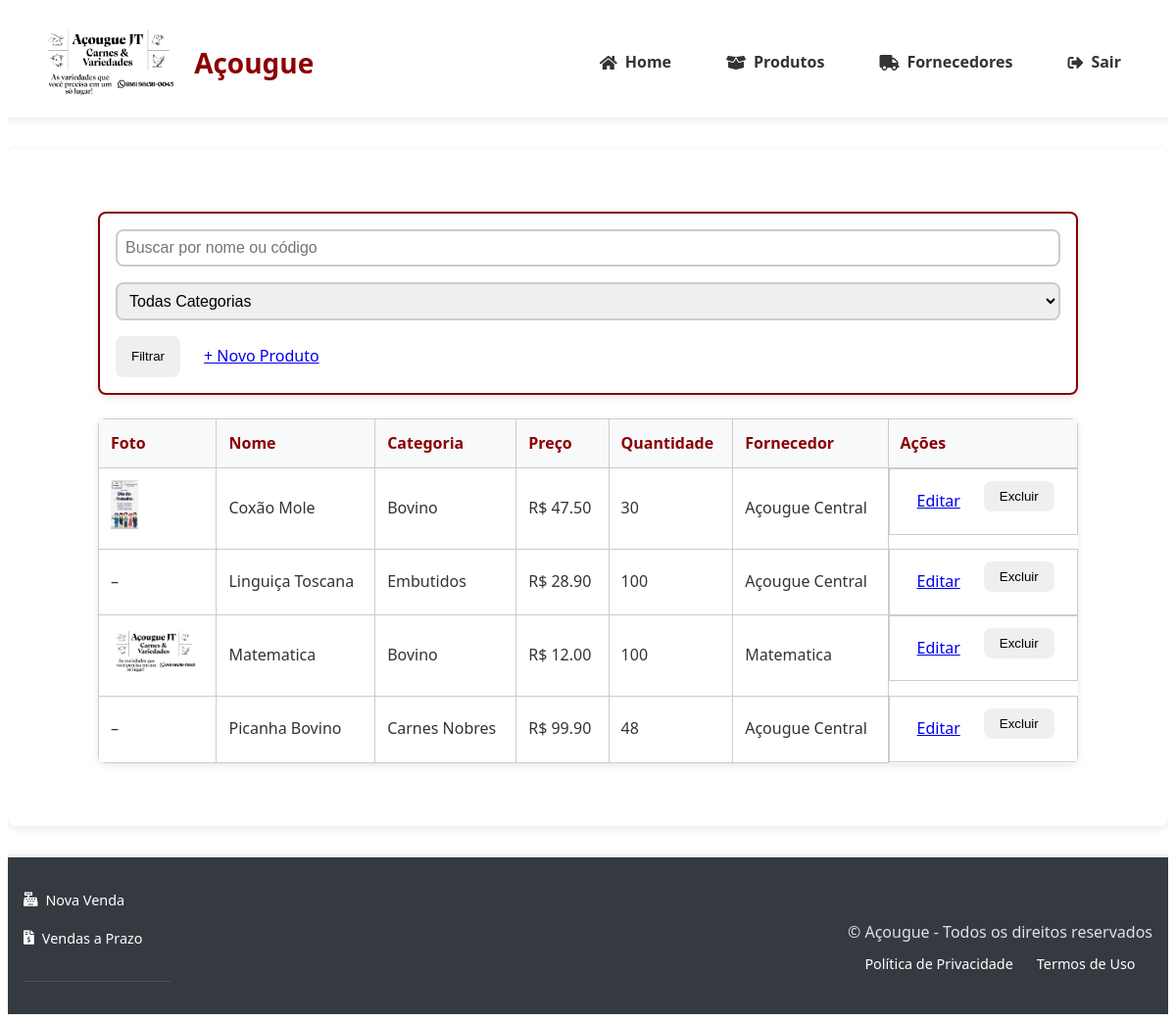
Page /produtos (signed in) on the earlier database version.
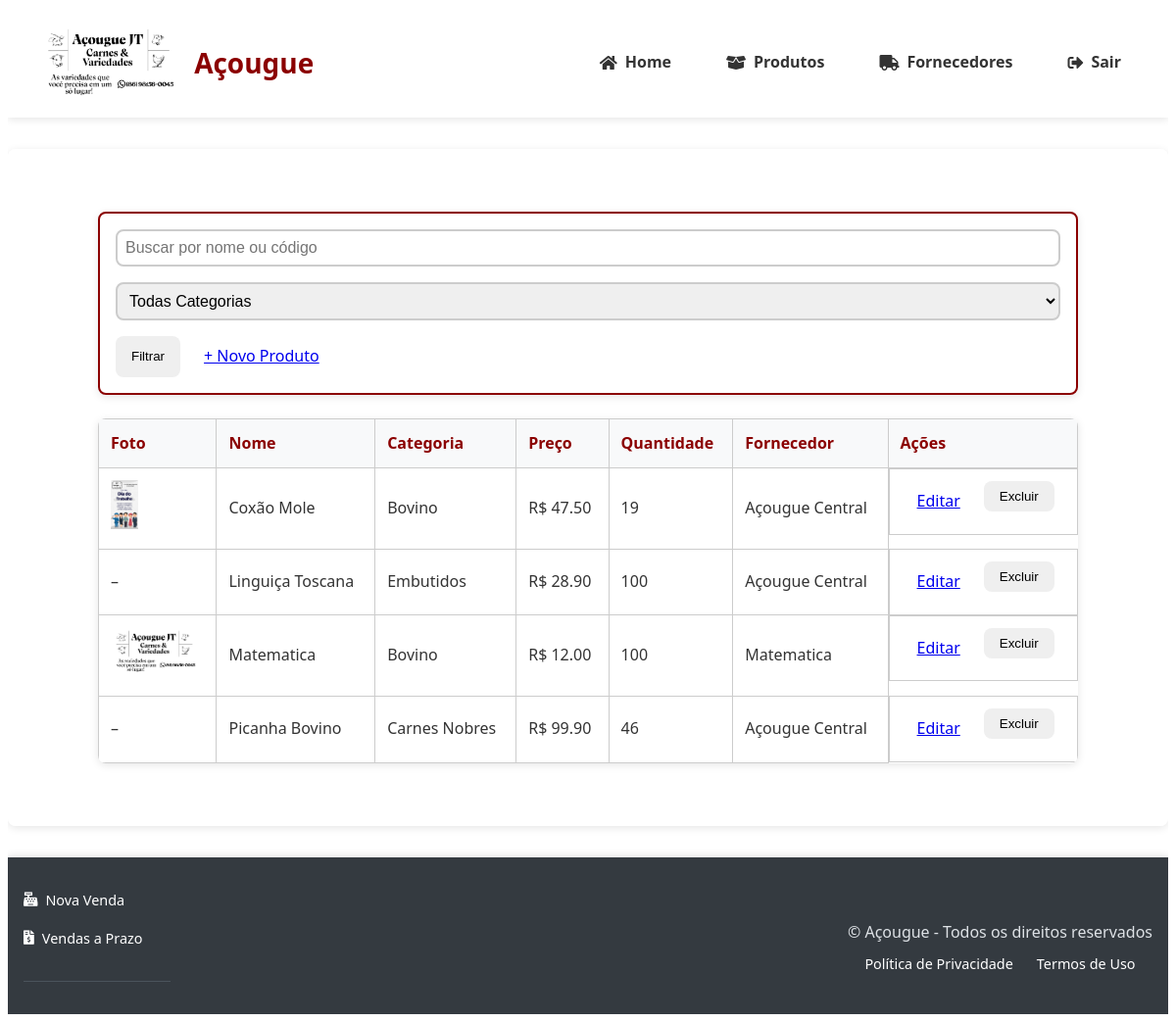
Same page on the later database version.
### tables this page shows
CREATE TABLE produtos (
                id INTEGER PRIMARY KEY AUTOINCREMENT,
                nome TEXT NOT NULL,
                descricao TEXT,
                categoria TEXT NOT NULL,
                preco DECIMAL(10,2) NOT NULL,
                quantidade INTEGER NOT NULL,
                estoque_minimo INTEGER DEFAULT 0,
                codigo_barras TEXT UNIQUE,
                foto TEXT,
                fornecedor_id INTEGER REFERENCES fornecedores(id) ON DELETE SET NULL,
                data_validade DATE,
                created_at TIMESTAMP DEFAULT CURRENT_TIMESTAMP,
                updated_at TIMESTAMP DEFAULT CURRENT_TIMESTAMP,
                tipo_venda TEXT NOT NULL DEFAULT 'unidade'
            );

CREATE TABLE fornecedores (
                id INTEGER PRIMARY KEY AUTOINCREMENT,
                nome TEXT NOT NULL,
                cnpj TEXT UNIQUE NOT NULL,
                contato TEXT NOT NULL,
                endereco TEXT
            );

### app.py (the view)
@app.route('/produtos')
@login_required
@role_required('gerente')
def listar_produtos():
    search = request.args.get('search', '')
    categoria = request.args.get('categoria', '')
    query = '''
        SELECT p.*, f.nome AS fornecedor
        FROM produtos AS p
        LEFT JOIN fornecedores AS f ON p.fornecedor_id = f.id
        WHERE 1=1
    '''
    params = []
    if search:
        query += " AND (p.nome LIKE ? OR p.codigo_barras = ?)"
        params.extend([f'%{search}%', search])
    if categoria:
        query += " AND p.categoria = ?"
        params.append(categoria)
    query += " ORDER BY p.nome"
    with get_db_connection() as conn:
        cursor = conn.cursor()
        cursor.execute(query, params)
        produtos = [dict(zip([column[0] for column in cursor.description], row))
                    for row in cursor.fetchall()]
    return render_template('produtos/listar.html',
                           produtos=produtos,
                           categorias=get_categorias())

### app.py (called while the page is built)
def get_categorias():
    with get_db_connection() as conn:
        cursor = conn.cursor()
        cursor.execute("SELECT DISTINCT categoria FROM produtos")
        return [row[0] for row in cursor.fetchall()]

@app.context_processor
def utility_processor():
    return {
        'format_currency': lambda value: f"R$ {value:,.2f}".replace(',', '_').replace('.', ',').replace('_', '.'),
        'now': datetime.now
    }

### banco_dados.py (called while the page is built)
@contextmanager
def get_db_connection():
    conn = sqlite3.connect('acougue.db')
    conn.row_factory = sqlite3.Row
    conn.execute("PRAGMA foreign_keys = ON")
    try:
        yield conn
    finally:
        conn.close()

### templates/produtos/listar.html (shortened to what this page needs)
{% extends 'base.html' %}
{% block content %}
<div class="dashboard-container">
    <div class="filters card" style="margin-bottom: 1.5rem;">
        <form method="GET" style="display: flex; flex-wrap: wrap; gap: 1rem; align-items: center;">
            <input class="form-control" type="text" name="search" placeholder="Buscar por nome ou código" value="{{ request.args.get('search', '') }}">
            <select class="form-control" name="categoria">
                <option value="">Todas Categorias</option>
            </select>
            <div class="form-buttons" style="display: flex; gap: 0.5rem;">
                <button type="submit" class="btn btn-primary">Filtrar</button>
                <a href="{{ url_for('novo_produto') }}" class="btn btn-primary">+ Novo Produto</a>
            </div>
        </form>
    </div>
    <div class="table-responsive">
        <table class="table">
            <thead>
                <tr>
                    <th>Foto</th>
                    <th>Nome</th>
                    <th>Categoria</th>
                    <th>Preço</th>
                    <th>Quantidade</th>
                    <th>Fornecedor</th>
                    <th>Ações</th>
                </tr>
            </thead>
            <tbody>
                {% for p in produtos %}
                <tr>
                    <td>
                        {% if p.foto %}
                            <img src="{{ url_for('static', filename='uploads/' ~ p.foto) }}" alt="{{ p.nome }}" style="height: 50px;">
                        {% else %}
                            –
                        {% endif %}
                    </td>
                    <td>{{ p.nome }}</td>
                    <td>{{ p.categoria }}</td>
                    <td>R$ {{ '%.2f'|format(p.preco) }}</td>
                    <td>{{ p.quantidade }}</td>
                    <td>{{ p.fornecedor or '–' }}</td>
                    <td style="display: flex; gap: 0.5rem;">
                        <a href="{{ url_for('editar_produto', id=p.id) }}" class="btn btn-primary">Editar</a>
                        <form method="POST" action="{{ url_for('excluir_produto', id=p.id) }}" onsubmit="return confirm('Tem certeza que deseja excluir este produto?');">
                            <button type="submit" class="btn btn-danger">Excluir</button>
                        </form>
                    </td>
                </tr>
                {% else %}
                <tr>
                    <td colspan="7" style="text-align:center;">Nenhum produto encontrado</td>
                </tr>
                {% endfor %}
            </tbody>
        </table>
    </div>
</div>
{% endblock %}

Differences in the rows shown:
changed produtos "Coxão Mole": quantidade "30" → "19"
changed produtos "Picanha Bovino": quantidade "48" → "46"
